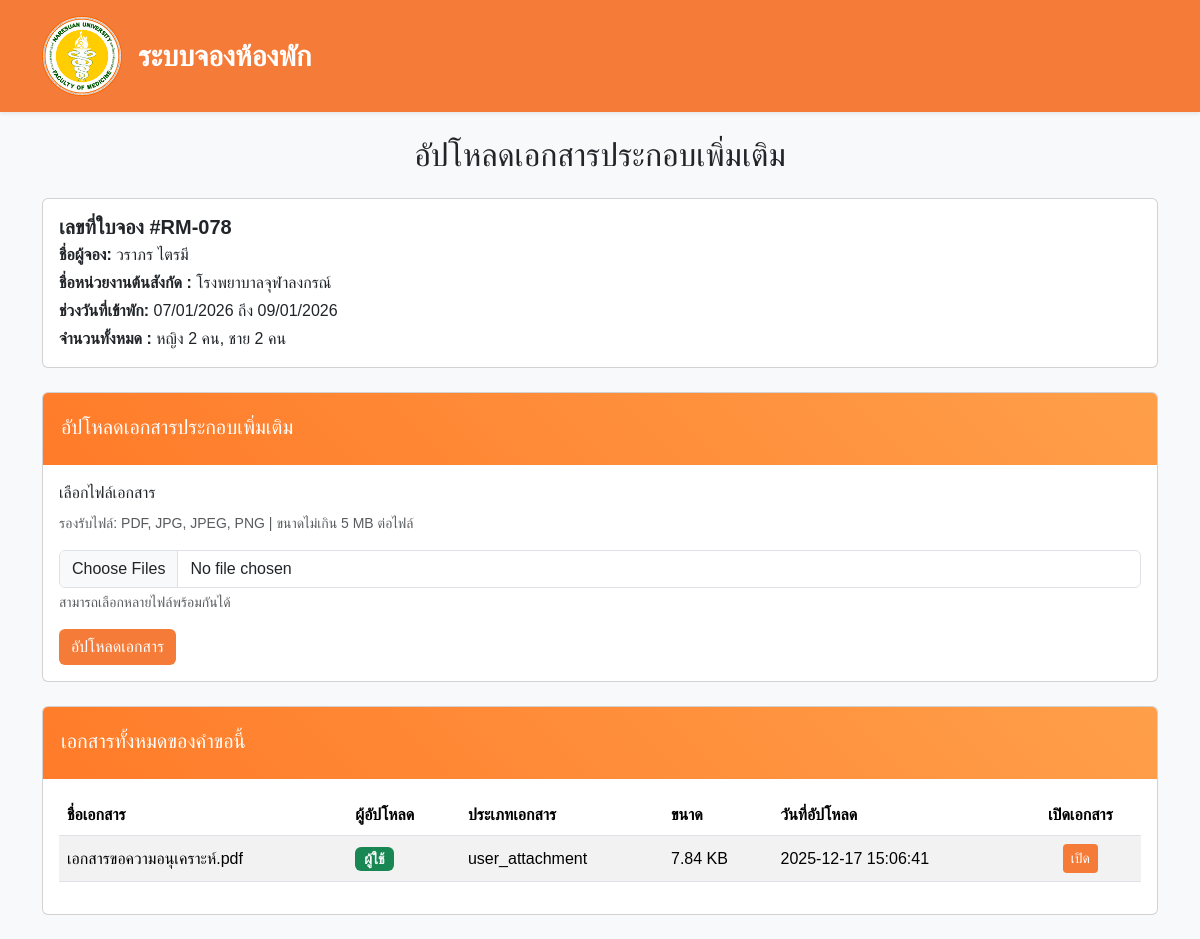
Page /user/u_upload_document.php?booking_id=78 on the committed database.
### tables this page shows
CREATE TABLE `bookings` (
  `id` int(11) NOT NULL,
  `full_name` varchar(255) DEFAULT NULL,
  `phone` varchar(20) DEFAULT NULL,
  `line_id` varchar(100) DEFAULT NULL,
  `email` varchar(255) DEFAULT NULL,
  `position` enum('student','intern','resident','staff','other') NOT NULL,
  `student_year` tinyint(4) DEFAULT NULL,
  `position_other` varchar(255) DEFAULT NULL,
  `department` varchar(255) DEFAULT NULL,
  `purpose` enum('study','elective') DEFAULT NULL,
  `study_course` varchar(255) DEFAULT NULL,
  `study_dept` varchar(255) DEFAULT NULL,
  `elective_dept` varchar(255) DEFAULT NULL,
  `check_in_date` date DEFAULT NULL,
  `check_out_date` date DEFAULT NULL,
  `woman_count` int(11) DEFAULT 0,
  `man_count` int(11) DEFAULT 0,
  `created_at` datetime DEFAULT current_timestamp(),
  `status` varchar(20) DEFAULT 'pending',
  `reject_reason` text DEFAULT NULL
);

CREATE TABLE `booking_documents` (
  `id` int(11) NOT NULL,
  `booking_id` int(11) NOT NULL,
  `uploaded_by` enum('user','admin') NOT NULL,
  `uploader_id` int(11) NOT NULL,
  `doc_type` varchar(50) DEFAULT NULL,
  `original_name` varchar(255) NOT NULL,
  `stored_name` varchar(255) NOT NULL,
  `file_path` varchar(255) NOT NULL,
  `mime_type` varchar(100) NOT NULL,
  `file_size` int(10) UNSIGNED NOT NULL,
  `is_visible_to_user` tinyint(1) NOT NULL DEFAULT 1,
  `uploaded_at` datetime NOT NULL DEFAULT current_timestamp()
);

### utils/booking_helper.php (called while the page is built, shortened)
<?php
function formatBookingCode(int $id): string
{
    $running = str_pad((string)$id, 3, '0', STR_PAD_LEFT);
    return "RM-{$running}";
}
function formatDate(string $dateStr): string
{
    $date = new DateTime($dateStr);
    return $date->format('d/m/Y');
}

### services/documentService.php (called while the page is built, shortened)
<?php
function getDocumentsVisibleToUser(mysqli $conn, int $bookingId): mysqli_result
{
    $sql = "
        SELECT id, uploaded_by, doc_type, original_name, file_path, mime_type, file_size, uploaded_at
        FROM booking_documents
        WHERE booking_id = ?
          AND is_visible_to_user = 1
        ORDER BY uploaded_at DESC
    ";
    $stmt = $conn->prepare($sql);
    $stmt->bind_param('i', $bookingId);
    $stmt->execute();
    return $stmt->get_result();
}

### user/u_upload_document.php (the view, shortened to what this page needs)
<?php
require_once CONFIG_PATH . '/db.php';
require_once UTILS_PATH . '/booking_helper.php';
require_once SERVICES_PATH . '/documentService.php';
$bookingId = (int)($_GET['booking_id'] ?? 0);
$stmt = $conn->prepare("
    SELECT id, full_name, department, check_in_date, check_out_date, woman_count, man_count
    FROM bookings
    WHERE id = ?
    LIMIT 1
");
$stmt->bind_param("i", $bookingId);
$stmt->execute();
$booking = $stmt->get_result()->fetch_assoc();
$bookingCode = formatBookingCode((int)$booking['id'] ?? null);
$docsResult = getDocumentsVisibleToUser($conn, $bookingId);
function formatSize($bytes)
{
    $bytes = (int)$bytes;
    if ($bytes >= 1024) {
        return number_format($bytes / 1024, 2) . ' KB';
    }
    return $bytes . ' B';
}
$extraHead = '<link rel="stylesheet" href="/assets/css/user/u_upload_document.css">';
?>
<!DOCTYPE html>
<html lang="th">
<head>
    <?php include_once PARTIALS_PATH . '/user/head_user.php'; ?>
</head>
<body class="bg-light">
    <nav class="navbar navbar-expand-lg navbar-dark shadow-sm">
        <div class="container">
            <a class="navbar-brand fw-bold py-2 d-flex align-items-center" href="#">
                <img src="../assets/img/Medicine_Naresuan.png" alt="Logo" width="80" height="80" class="me-3">
                <span style="line-height:1; font-size:1.8rem;">
                    ระบบจองห้องพัก
                </span>
            </a>
        </div>
    </nav>
    <div class="container py-4">
        <h2 class=" text-center mb-4">อัปโหลดเอกสารประกอบเพิ่มเติม</h2>
        <div class="card mb-4">
            <div class="card-body ">
                <h5 class="card-title mb-1">
                    <b>เลขที่ใบจอง #<?= htmlspecialchars($bookingCode) ?></b>
                </h5>
                <p class="mb-1"><b>ชื่อผู้จอง:</b> <?= htmlspecialchars($booking['full_name']) ?></p>
                <p class="mb-1"><b>ชื่อหน่วยงานต้นสังกัด :</b> <?= htmlspecialchars($booking['department'] ?? '', ENT_QUOTES, 'UTF-8') ?></p>
                <p class="mb-1"><b>ช่วงวันที่เข้าพัก:</b>
                    <?= htmlspecialchars(formatDate($booking['check_in_date'])) ?> ถึง
                    <?= htmlspecialchars(formatDate($booking['check_out_date'])) ?>
                </p>
                <p class="mb-0"><b>จำนวนทั้งหมด :</b>
                    หญิง <?= (int)$booking['woman_count'] ?> คน,
                    ชาย <?= (int)$booking['man_count'] ?> คน
                </p>
            </div>
        </div>
        <div class="card mb-4">
            <div class="card-header">
                <h5 class="card-title mt-1">อัปโหลดเอกสารประกอบเพิ่มเติม</h5>
            </div>
            <div class="card-body">
                <form action="u_upload_document_process.php" method="post" enctype="multipart/form-data">
                    <div class="mb-3">
                        <label for="documents" class="form-label">เลือกไฟล์เอกสาร</label>
                        <p class="text-muted small mb-3">
                            รองรับไฟล์: PDF, JPG, JPEG, PNG | ขนาดไม่เกิน 5 MB ต่อไฟล์
                        </p>
                        <input
                            class="form-control"
                            type="file"
                            id="documents"
                            name="documents[]"
                            multiple
                            accept=".pdf,.jpg,.jpeg,.png"
                            required>
                        <div class="form-text">
                            สามารถเลือกหลายไฟล์พร้อมกันได้
                        </div>
                    </div>
                    <button type="submit" class="btn btn-primary">
                        อัปโหลดเอกสาร
                    </button>
                </form>
            </div>
        </div>
        <div class="card">
            <div class="card-header">
                <h5 class="card-title mt-1">เอกสารทั้งหมดของคำขอนี้</h5>
            </div>
            <div class="card-body">
                <?php if ($docsResult->num_rows === 0): ?>
                    <p class="text-muted mb-0">ยังไม่มีการอัปโหลดเอกสาร</p>
                <?php else: ?>
                    <div class="table-responsive">
                        <table class="table table-striped doc-table align-middle">
                            <thead>
                                <tr>
                                    <th>ชื่อเอกสาร</th>
                                    <th>ผู้อัปโหลด</th>
                                    <th>ประเภทเอกสาร</th>
                                    <th>ขนาด</th>
                                    <th>วันที่อัปโหลด</th>
                                    <th class="text-center">เปิดเอกสาร</th>
                                </tr>
                            </thead>
                            <tbody>
                                <?php while ($doc = $docsResult->fetch_assoc()): ?>
                                    <tr>
                                        <td><?= htmlspecialchars($doc['original_name']) ?></td>
                                        <td>
                                            <?php if ($doc['uploaded_by'] === 'admin'): ?>
                                                <span class="badge badge-admin bg-warning text-light">เจ้าหน้าที่</span>
                                            <?php else: ?>
                                                <span class="badge badge-user bg-success text-light">ผู้ใช้</span>
                                            <?php endif; ?>
                                        </td>
                                        <td><?= htmlspecialchars($doc['doc_type'] ?: '-') ?></td>
                                        <td><?= formatSize($doc['file_size']) ?></td>
                                        <td><?= htmlspecialchars($doc['uploaded_at']) ?></td>
                                        <td class="text-center">
                                            <?php
                                            $url = htmlspecialchars($doc['file_path'], ENT_QUOTES, 'UTF-8');
                                            ?>
                                            <a href="../<?= $url ?>" target="_blank" class="btn btn-sm btn-outline-primary">
                                                เปิด
                                            </a>
                                        </td>
                                    </tr>
                                <?php endwhile; ?>
                            </tbody>
                        </table>
                    </div>
                <?php endif; ?>
            </div>
        </div>
    </div>
</body>
</html>

### assets/css/user/user_global.css (style rules this page uses)
body { background: #fbf6f4ff; font-family: 'Bai Jamjuree', sans-serif; }
.navbar { font-size: 0.95rem; backdrop-filter: blur(12px); background-color: #F57B39; position: sticky; top: 0; z-index: 1020; }
.navbar-brand { font-size: 1.9rem; }

### assets/css/user/u_upload_document.css (style rules this page uses)
.card-header { background: linear-gradient(45deg, #ff7b29, #ff9f4a); padding: 18px; color: #fff; border-bottom: 0; }
.btn { background-color: #F57B39; color: #ffffff; border: 0; }
.badge { font-size: 14px; }

### rows in the picture
bookings: id "RM-078", full_name "วราภร ไตรมี", department "โรงพยาบาลจุฬาลงกรณ์", check_in_date "07/01/2026", check_out_date "09/01/2026", woman_count "2", man_count "2"
booking_documents: original_name "เอกสารขอความอนุเคราะห์.pdf", uploaded_by "ผู้ใช้", doc_type "user_attachment", file_size "7.84 KB", uploaded_at "2025-12-17 15:06:41"
